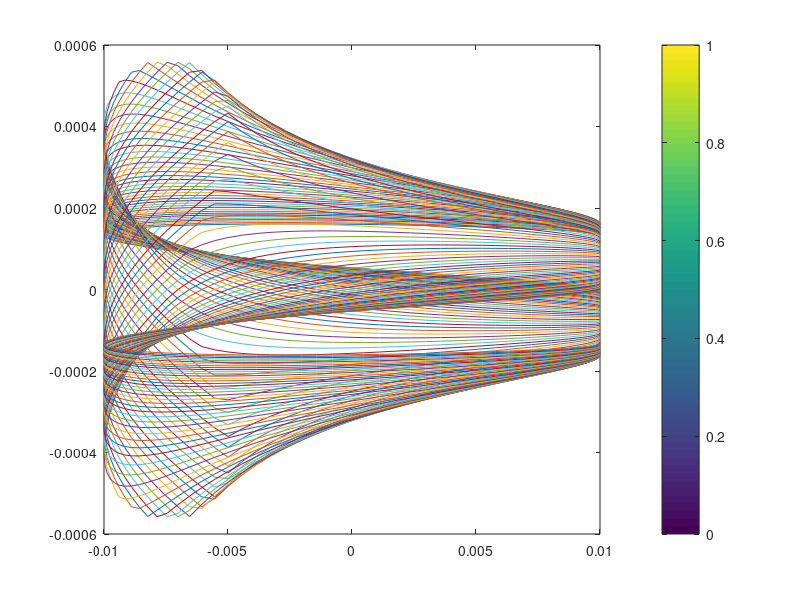

Source code (MATLAB):
%% Line Integration 
% Compute and plot the parametric path 
lx=100;
ly=100;
%constants
I=10;
a=0.005;
m0=(4*pi)*10.^(-7);
r0=2*a;

x = linspace(-3*a,3*a,lx);
y = linspace(-3*a,3*a,ly);
[X,Y]=meshgrid(x,y);

r_phi = zeros(100,100);
r_phix = zeros(1,100);
r_phiy = zeros(1,100);

%Magnetic Field component from Problem #1 
for i=1:100
    for j=1:100
        if (sqrt(x(i).^2 +y(j).^2) < a)
            r_phi(i,j) = ((m0.*I)/(2.*pi.*a.^2).*sqrt(x(i).^2+y(j).^2)).*(-y(j)/sqrt(x(i).^2+y(j).^2)+(x(i)./sqrt(x(i).^2+y(j).^2)));
        else
            r_phi(i,j) = ((m0.*I)/(2.*pi.*sqrt(x(i).^2+y(j).^2))).*(-y(j)/sqrt(x(i).^2+y(j).^2)+(x(i)./sqrt(x(i).^2+y(j).^2)));
        end %if 
    end %for
end %for

phi_grid = linspace(0,2*pi,lx);
for i=1:100
    for j=1:100
    r_phix(i) = r0.*cos(phi_grid(i));
    r_phiy(j) = r0.*sin(phi_grid(j));
    end %for
end %for
figure;
plot(r_phix,r_phi);
shading flat;
colorbar;
hold off;
